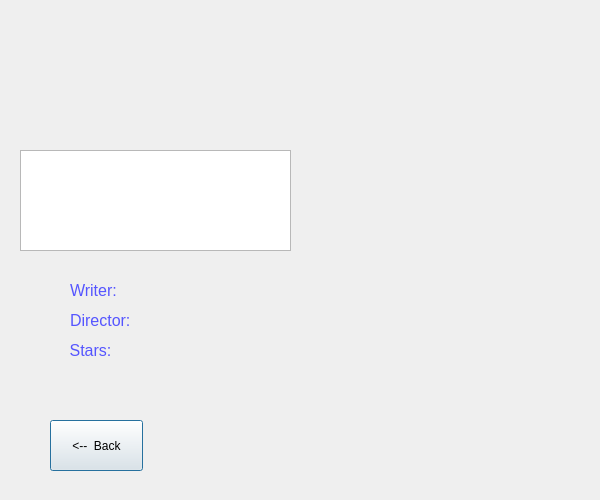
<?xml version="1.0" encoding="UTF-8"?>
<ui version="4.0">
 <class>movie15</class>
 <widget class="QDialog" name="movie15">
  <property name="geometry">
   <rect>
    <x>0</x>
    <y>0</y>
    <width>600</width>
    <height>500</height>
   </rect>
  </property>
  <property name="windowTitle">
   <string>Dialog</string>
  </property>
  <widget class="QLabel" name="Writer">
   <property name="geometry">
    <rect>
     <x>140</x>
     <y>280</y>
     <width>171</width>
     <height>20</height>
    </rect>
   </property>
   <property name="text">
    <string/>
   </property>
  </widget>
  <widget class="QLabel" name="MovieName">
   <property name="geometry">
    <rect>
     <x>40</x>
     <y>10</y>
     <width>531</width>
     <height>51</height>
    </rect>
   </property>
   <property name="font">
    <font>
     <pointsize>18</pointsize>
    </font>
   </property>
   <property name="text">
    <string>&lt;html&gt;&lt;head/&gt;&lt;body&gt;&lt;p&gt;&lt;br/&gt;&lt;/p&gt;&lt;/body&gt;&lt;/html&gt;</string>
   </property>
   <property name="alignment">
    <set>Qt::AlignCenter</set>
   </property>
  </widget>
  <widget class="QLabel" name="pictureLabel">
   <property name="geometry">
    <rect>
     <x>320</x>
     <y>80</y>
     <width>261</width>
     <height>401</height>
    </rect>
   </property>
   <property name="text">
    <string/>
   </property>
  </widget>
  <widget class="QLabel" name="label_2">
   <property name="geometry">
    <rect>
     <x>70</x>
     <y>270</y>
     <width>101</width>
     <height>41</height>
    </rect>
   </property>
   <property name="text">
    <string>&lt;html&gt;&lt;head/&gt;&lt;body&gt;&lt;p&gt;&lt;span style=&quot; font-size:12pt; color:#5555ff;&quot;&gt;Writer:&lt;/span&gt;&lt;/p&gt;&lt;/body&gt;&lt;/html&gt;</string>
   </property>
  </widget>
  <widget class="QLabel" name="label_3">
   <property name="geometry">
    <rect>
     <x>70</x>
     <y>300</y>
     <width>101</width>
     <height>41</height>
    </rect>
   </property>
   <property name="text">
    <string>&lt;html&gt;&lt;head/&gt;&lt;body&gt;&lt;p&gt;&lt;span style=&quot; font-size:12pt; color:#5555ff;&quot;&gt;Director:&lt;/span&gt;&lt;/p&gt;&lt;/body&gt;&lt;/html&gt;</string>
   </property>
  </widget>
  <widget class="QLabel" name="stars">
   <property name="geometry">
    <rect>
     <x>140</x>
     <y>340</y>
     <width>161</width>
     <height>16</height>
    </rect>
   </property>
   <property name="text">
    <string/>
   </property>
  </widget>
  <widget class="QLabel" name="label_4">
   <property name="geometry">
    <rect>
     <x>40</x>
     <y>330</y>
     <width>101</width>
     <height>41</height>
    </rect>
   </property>
   <property name="text">
    <string>&lt;html&gt;&lt;head/&gt;&lt;body&gt;&lt;p&gt;&lt;span style=&quot; font-size:12pt; color:#5555ff;&quot;&gt;Stars:&lt;/span&gt;&lt;/p&gt;&lt;/body&gt;&lt;/html&gt;</string>
   </property>
   <property name="alignment">
    <set>Qt::AlignCenter</set>
   </property>
  </widget>
  <widget class="QLabel" name="Director">
   <property name="geometry">
    <rect>
     <x>140</x>
     <y>310</y>
     <width>151</width>
     <height>16</height>
    </rect>
   </property>
   <property name="text">
    <string/>
   </property>
  </widget>
  <widget class="QPushButton" name="pushButton_2">
   <property name="geometry">
    <rect>
     <x>50</x>
     <y>420</y>
     <width>93</width>
     <height>51</height>
    </rect>
   </property>
   <property name="text">
    <string>&lt;--  Back</string>
   </property>
  </widget>
  <widget class="QLabel" name="Category">
   <property name="geometry">
    <rect>
     <x>60</x>
     <y>110</y>
     <width>181</width>
     <height>31</height>
    </rect>
   </property>
   <property name="text">
    <string/>
   </property>
  </widget>
  <widget class="QTextEdit" name="textEdit">
   <property name="geometry">
    <rect>
     <x>20</x>
     <y>150</y>
     <width>271</width>
     <height>101</height>
    </rect>
   </property>
   <property name="readOnly">
    <bool>true</bool>
   </property>
   <property name="html">
    <string>&lt;!DOCTYPE HTML PUBLIC &quot;-//W3C//DTD HTML 4.0//EN&quot; &quot;http://www.w3.org/TR/REC-html40/strict.dtd&quot;&gt;
&lt;html&gt;&lt;head&gt;&lt;meta name=&quot;qrichtext&quot; content=&quot;1&quot; /&gt;&lt;style type=&quot;text/css&quot;&gt;
p, li { white-space: pre-wrap; }
&lt;/style&gt;&lt;/head&gt;&lt;body style=&quot; font-family:'Ubuntu'; font-size:11pt; font-weight:400; font-style:normal;&quot;&gt;
&lt;p style=&quot;-qt-paragraph-type:empty; margin-top:0px; margin-bottom:0px; margin-left:0px; margin-right:0px; -qt-block-indent:0; text-indent:0px;&quot;&gt;&lt;br /&gt;&lt;/p&gt;&lt;/body&gt;&lt;/html&gt;</string>
   </property>
  </widget>
 </widget>
 <resources/>
 <connections/>
</ui>
